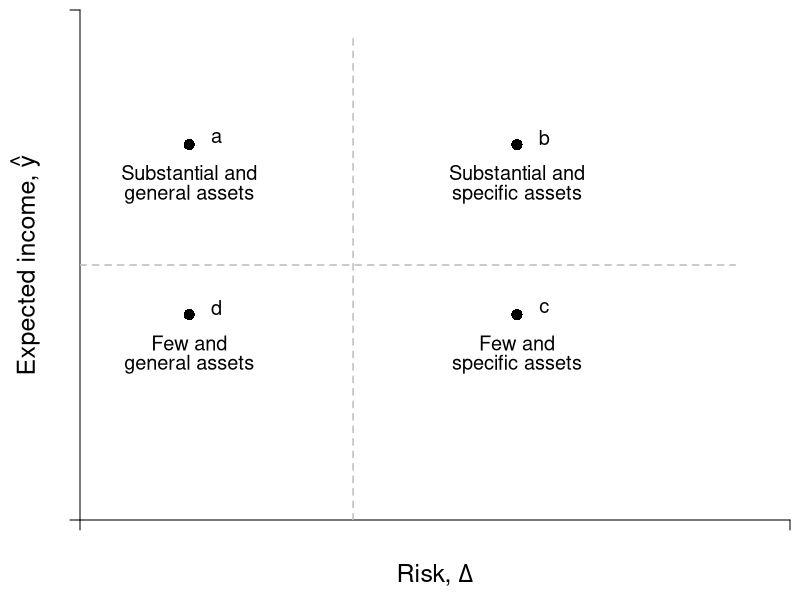

Write R code to recreate this figure.
#Graph Designer: Simon Halliday & Scott Cohn
#Authors: Bowles, Foley and Halliday
#Title: Coordination, Conflict and Competition: A Text in Microeconomics

library(shape)
pdf(file = "risk/indiff_map_scale.pdf", width = 8, height = 8)


#Set parameters for graphics
axislabelsize <- 1.5
labelsize <- 1.2
graphlinewidth <- 2
segmentlinewidth <- 1.5
a <- c(2, 4, 6)

COL <- c("#7fc97f", "#beaed4", "#fdc086", "#ffff99", "#386cb0", "#f0027f", "#bf5b17", "#666666")
COLA <- c("#e0f3db", "#99d8c9","#66c2a4","#41ae76", "#238b45", "#005824")
COLB <- c("#c6dbef", "#4eb3d3", "#2b8cbe", "#0868ac","#084081")
COLC <- c("#fcfbfd", "#efedf5", "#dadaeb", "#bcbddc", "#9e9ac8", "#807dba", "#6a51a3", "#54278f", "#3f007d")

#Edited the margins to cater for the larger LHS labels

par(mar =  c(4, 4, .5, .5))
xlims <- c(0, 13)
ylims <- c(0, 18)

#Indifference curves of a risk-averse homo economicus (2nd graph out of the two for 4.7)

indiffA <- function(x, ua = 2, slope = 1/12) {
  ua + slope*(x)^2
}


npts <- 501 
x <- seq(xlims[1], xlims[2], length.out = npts)
y <- seq(ylims[1], ylims[2], length.out = npts) 

plot(0, 0, xlim = xlims, ylim = ylims, type = "n",
     xlab = expression(paste("")),
     ylab = expression(paste("")), 
     xaxt = "n", 
     yaxt = "n", 
     cex.lab = axislabelsize, 
     bty = "n", 
     xaxs="i", 
     yaxs="i"
)

#x and y limits with plain axes without ticks/numbers to match previous graph

#ticksx <- seq(from = 0, to = xlims[2]+1, by = 4)
#xlabels <- seq(from = 0, to = xlims[2], by = 1)
ticksx <- c(xlims[1], xlims[2])
xlabels <- c(NA, NA)
#ticksy <- seq(from = 0, to = ylims[2]+1, by = 4)
#ylabels <- seq(from = 0, to = ylims[2], by = 1)
ticksy <- c(ylims[1], ylims[2])
ylabels <- c(NA, NA)

axis(1,at = ticksx,  pos = 0, labels = xlabels)
axis(2,at = ticksy,  pos = 0, labels = ylabels, las = 1)

npts <- 500 
xx1 <- seq(xlims[1], xlims[2], length.out = npts)
xx2 <- seq(0, xlims[2], length.out = npts)
xx3 <- seq(xlims[1], 0, length.out = npts)
xx4 <- seq(-11, 0, length.out = npts)

#Axis labels and draw linear utility function
mtext(expression(paste("Risk, ", Delta)), side=1, line = 2.5, cex = axislabelsize)
text(xlims[1] - 1, ylims[2] - 0.5*(ylims[2] - ylims[1]), expression(paste("Expected income, ", hat(y))), xpd = TRUE, cex = axislabelsize, srt = 90) 

# Asset Labels

text(2, 12.25, expression(paste("Substantial and")), xpd = TRUE, cex = labelsize)
text(2, 11.5, expression(paste("general assets")), xpd = TRUE, cex = labelsize)
points(2, 13.25, pch = 16, col = "black", cex = 1.5,xpd = TRUE)
text(2.5, 13.5, expression(paste("a")), xpd = TRUE, cex = labelsize)

text(8, 12.25, expression(paste("Substantial and")), xpd = TRUE, cex = labelsize)
text(8, 11.5, expression(paste("specific assets")), xpd = TRUE, cex = labelsize)
points(8, 13.25, pch = 16, col = "black", cex = 1.5,xpd = TRUE)
text(8.5, 13.5, expression(paste("b")), xpd = TRUE, cex = labelsize)

text(8, 6.25, expression(paste("Few and")), xpd = TRUE, cex = labelsize)
text(8, 5.5, expression(paste("specific assets")), xpd = TRUE, cex = labelsize)
# text(13, 10, expression(paste("Few and")), xpd = TRUE, cex = labelsize)
# text(13, 8.5, expression(paste("Specific Assets")), xpd = TRUE, cex = labelsize)
points(8, 7.25, pch = 16, col = "black", cex = 1.5,xpd = TRUE)
text(8.5, 7.5, expression(paste("c")), xpd = TRUE, cex = labelsize)

text(2, 6.25, expression(paste("Few and")), xpd = TRUE, cex = labelsize)
text(2, 5.5, expression(paste("general assets")), xpd = TRUE, cex = labelsize)
points(2, 7.25, pch = 16, col = "black", cex = 1.5,xpd = TRUE)
text(2.5, 7.5, expression(paste("d")), xpd = TRUE, cex = labelsize)


# Dashed lines
segments(5, 0, 5, ylims[2] - 1, lty = 2, col = "grey", lwd = segmentlinewidth)
segments(0, 9, xlims[2] - 1, 9, lty = 2, col = "grey", lwd = segmentlinewidth)



dev.off()
